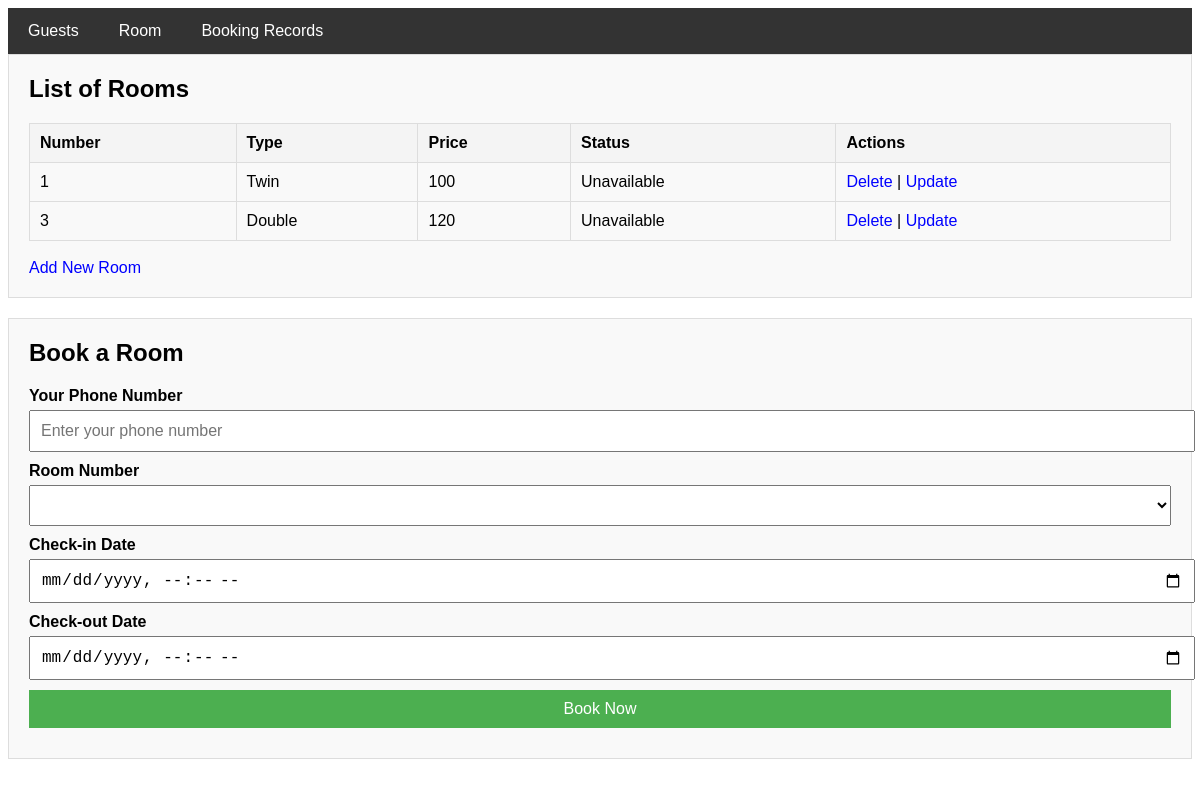
/room_list, run on an earlier commit of the app's database.
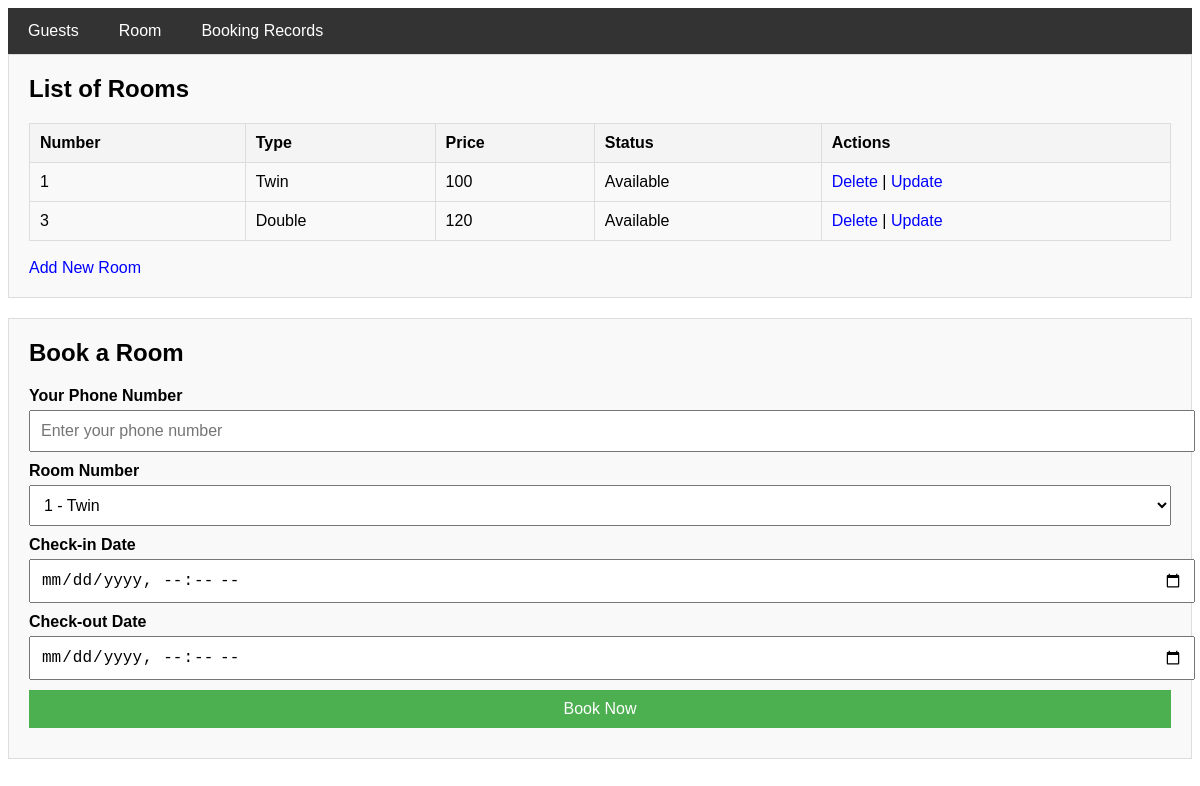
And on a later commit of the database.
### tables this page shows
CREATE TABLE rooms (
    id INTEGER PRIMARY KEY AUTOINCREMENT,
    room_number INTEGER NOT NULL,
    room_type TEXT NOT NULL CHECK (room_type IN ('Single', 'Twin', 'Double', 'Triple')),
    price INTEGER NOT NULL,
    status TEXT NOT NULL DEFAULT 'Available' CHECK (status IN ('Available', 'Unavailable'))
);

### app.py (the view)
@app.route("/")
@app.route("/room_list")
def get_room_list():
    rooms = database.get_room_list()
    return render_template("room_list.html", rooms=rooms)

### database.py (called while the page is built)
def get_room_list():
    cursor = connection.cursor()
    cursor.execute(""" SELECT * FROM rooms """)
    rooms = cursor.fetchall()
    room_list = []
    for room in rooms:
        room_list.append({
            'id': room[0],
            'room_number': room[1],
            'room_type': room[2],
            'price': room[3],
            'status': room[4]
        })
    return room_list

### templates/room_list.html (shortened to what this page needs)
<!DOCTYPE html>
<html>
<head>
</head>
<body>
    <div class="navbar">
        <a href="/guest_list">Guests</a>
        <a href="/room_list">Room</a>
        <a href="/guest_room_list">Booking Records</a>
    </div>
    <div id="booking-form">
        <h2>List of Rooms</h2>
        <table>
            <tr>
                <th>Number</th>
                <th>Type</th>
                <th>Price</th>
                <th>Status</th>
                <th>Actions</th>
            </tr>
            {% for room in rooms %}
            <tr>
                <td>{{ room['room_number'] }}</td>
                <td>{{ room['room_type'] }}</td>
                <td>{{ room['price'] }}</td>
                <td>{{ room['status'] }}</td>
                <td>
                    <a href="/delete_room/{{ room['id'] }}">Delete</a> |
                    <a href="/update_room/{{ room['id'] }}">Update</a>
                </td>
            </tr>
            {% endfor %}
        </table>
        <br>
        <a href="/create_room">Add New Room</a>
    </div>
    <div id="booking-form">
        <h2>Book a Room</h2>
        <form method="POST" action="/book_room">
            <label for="phone_number">Your Phone Number</label>
            <input type="text" id="phone_number" name="phone_number" placeholder="Enter your phone number" required>
            <label for="room-number">Room Number</label>
            <select id="room-number" name="room_number" required>
                {% for room in rooms %}
                    {% if room.status == 'Available' %}
                        <option value="{{ room['room_number'] }}">{{ room['room_number'] }} - {{ room['room_type'] }}</option>
                    {% endif %}
                {% endfor %}
            </select>
            <label for="check-in">Check-in Date</label>
            <input type="datetime-local" id="check-in" name="check_in_date" required>
            <label for="check-out">Check-out Date</label>
            <input type="datetime-local" id="check-out" name="check_out_date" required>
            <button type="submit">Book Now</button>
        </form>
    </div>
</body>
</html>

What changed in the data, as far as the page shows it:
changed rooms "Twin": status "Unavailable" → "Available"
changed rooms "Double": status "Unavailable" → "Available"
Also different on the page:
form field room_number: (not shown) → "1 - Twin"
